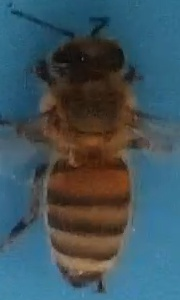
#> input picture images/NP10154-130r.jpg, 180 x 300 px; its folder holds only this picture in this run
$ python numpy_dnn.py
#> lines starting #> are read from the running program, lines starting #| are printed output that depends on the picture
### pre.py
from PIL import Image
import numpy as np
import os

#transfer from image to array
def img_to_arr(img):
    pixels = list(img.getdata())
    return pixels

# change RBG array to gray scale array
def rgbToGray(pixels):
    gray_arr = [[0,0,0] for x in range(len(pixels))]
    for i in range(0, len(pixels)):
        gray_arr[i][0] = 0.21*pixels[i][0] + 0.72*pixels[i][1] + 0.07*pixels[i][2]
        gray_arr[i][1] = gray_arr[i][0]
        gray_arr[i][2] = gray_arr[i][1]
    return gray_arr

# transform from array back to image
# [4 lines left out: function arr_to_img, not called in this run]
    #img.show()

### numpy_dnn.py
import numpy as np
import operator
import math
import time
import os
from PIL import Image
from pre import img_to_arr
from pre import rgbToGray


def load():
    origin_image = 'images'
    pic = {}
    #get training and test labels
    training_img = []
    test_img = []
    training_lab = []
    test_lab = []
    img_nums = len([file for file in os.listdir(origin_image)])
    #print(img_nums)

    count = 0 #count 90% images for training, the other is test.
    for file in os.listdir(origin_image):
        # loading image
        im = Image.open(origin_image + '/' + file)
#> im is the input picture: PIL image 180x300 RGB; mean R, G, B 63.7, 83.8, 92.4
        width, height = im.size
#> width = 180; height = 300
        # turn image to array
        pixels = img_to_arr(im)
#> in img_to_arr, `pixels = list(img.getdata())`: pixels = 54000 items
#> pixels = 54000 items
        npPixels = np.asarray(pixels)
        #get original colors of the image, used for comparison with generated color
        oriPixels = npPixels.reshape(height, width,3)

        # padding image
        new_im = Image.new("RGB", (width+2, height+2), (0,0,0))
#> new_im: PIL image 182x302 RGB; every value is 0
        new_im.paste(im, (1,1))
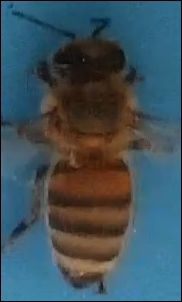
#> new_im: PIL image 182x302 RGB; mean R, G, B 62.6, 82.3, 90.8
        new_width, new_height = new_im.size
#> new_width = 182; new_height = 302
        #new_im.show()

        # turn padded image to array
        pad_pixels = img_to_arr(new_im)
#> pad_pixels = 54964 items
        # transform array with rbg to gray scale
        gray_pixels = rgbToGray(pad_pixels)
#> gray_pixels = 54964 items
        npGray_Pixels = np.asarray(gray_pixels)
        #get gray scale colors of the padded image
        graPixels = npGray_Pixels.reshape(new_height,new_width,3)
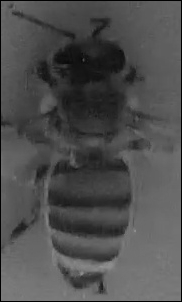
#> graPixels: shape (302, 182, 3) float64; min 0, max 148.6, mean 78.8

        if count <= 0.9*(img_nums-1) :
            training_img.append(graPixels)
            training_lab.append(oriPixels)
        else:
            test_img.append(graPixels)
            test_lab.append(oriPixels)
        count += 1
    pic["training_images"] = np.asarray(training_img)
    pic["test_images"] = np.asarray(test_img)
    pic["training_labels"] = np.asarray(training_lab)
    pic["test_labels"] = np.asarray(test_lab)

    return pic["training_images"], pic["training_labels"], pic["test_images"], pic["test_labels"]

# Load Data: x - gray image y - original image
x_train, y_train, x_test, y_test = load()
#> x_test = empty array; y_test = empty array
x_train = (x_train/255.0).astype(float)
#print(x_test[0])
x_test = (x_test/255.0).astype(float)
y_train = (y_train/255.0).astype(float)
y_test = (y_test/255.0).astype(float)


# img and conv_filter are all (x, y) 2-D array,
# and conv_filter is squre matrix(x == y)
# [57 lines left out: functions conv_, conv_forward, conv_backward, not called in this run]


# Define Fully-connected layer
def fc_forward(z, W, b):
    return np.dot(z, W) + b

# [6 lines left out: function fc_backward, not called in this run]

# Define ReLU layer as activation
def relu_forward(z):
    return np.maximum(0, z)

def relu_backward(next_dz, z):
    dz = np.where(np.greater(z, 0), next_dz, 0)
    return dz


# Define cross_entropy as function
# [14 lines left out: functions cross_entropy_loss, MSE_loss, not called in this run]

"""
# Initialize Weights and bias same as in pytorch
# model size 784-200-50-10
weights = {}
input_units = 784
std1 = 1. / math.sqrt(200)
std2 = 1. / math.sqrt(50)
std3 = 1. / math.sqrt(10)
weights["W1"] = np.random.uniform(-std1, std1,(input_units, 200)).astype(np.float64)
weights["b1"] = np.random.uniform(-std1, std1, 200).astype(np.float64)
weights["W2"] = np.random.uniform(-std2, std2,(200, 50)).astype(np.float64)
weights["b2"] = np.random.uniform(-std2, std2, 50).astype(np.float64)
weights["W3"] = np.random.uniform(-std3, std3,(50, 10)).astype(np.float64)
weights["b3"] = np.random.uniform(-std3, std3, 10).astype(np.float64)


# Define forward and backward computation for dnn model
nuerons={}
gradients={}
def forward(X):
    nuerons["fc1"]=fc_forward(X.astype(np.float64),weights["W1"],weights["b1"])
    nuerons["fc1_relu"]=relu_forward(nuerons["fc1"])
    nuerons["fc2"]=fc_forward(nuerons["fc1_relu"],weights["W2"],weights["b2"])
    nuerons["fc2_relu"]=relu_forward(nuerons["fc2"])
    nuerons["y"]=fc_forward(nuerons["fc2_relu"],weights["W3"],weights["b3"])
    return nuerons["y"]

def backward(X,y_true):
    loss,dy=cross_entropy_loss(nuerons["y"],y_true) #use cross_entropy loss
    #loss, dy = MSE_loss(nuerons["y"],y_true) # use mean_square_eroor loss
    gradients["W3"],gradients["b3"],gradients["fc2_relu"]=fc_backward(dy,weights["W3"],nuerons["fc2_relu"])
    gradients["fc2"]=relu_backward(gradients["fc2_relu"],nuerons["fc2"])
    gradients["W2"],gradients["b2"],gradients["fc1_relu"]=fc_backward(gradients["fc2"],weights["W2"],nuerons["fc1_relu"])
    gradients["fc1"]=relu_backward(gradients["fc1_relu"],nuerons["fc1"])
    gradients["W1"],gradients["b1"],_=fc_backward(gradients["fc1"],weights["W1"],X)
    return loss

# Define SGD as optimizer
def _copy_weights_to_zeros(weights):
    result = {}
    result.keys()
    for key in weights.keys():
        result[key] = np.zeros_like(weights[key])
    return result
class SGD(object):
    def __init__(self, weights, lr=0.01):
        self.v = _copy_weights_to_zeros(weights)
        self.iterations = 0
        self.lr = lr

    def iterate(self, weights, gradients):
        for key in self.v.keys():
            self.v[key] = self.lr * gradients[key]
            weights[key] = weights[key] - self.v[key]
        self.iterations += 1


# Get prediction accuracy
def get_accuracy(X,y_true):
    y_predict=forward(X)
    return np.mean(np.equal(np.argmax(y_predict,axis=-1),
                            np.argmax(y_true,axis=-1)))

# Random get next batch
train_num = len(x_train)
def next_batch(batch_size):
    idx=np.random.choice(train_num,batch_size)
    return x_train[idx],y_train[idx]

# Set up hyperparameters
batch_size = 128
num_epoch = 10
sgd=SGD(weights,lr=0.1)

# Start Training
time0= time.time()
for e in range(num_epoch):
    for s in range(int(train_num/batch_size+1)):
        X,y=next_batch(batch_size)
        forward(X)
        loss=backward(X,y)
        sgd.iterate(weights,gradients)
    print("\n epoch:{} ; loss:{}".format(e+1,loss))
    print(" train_acc:{};  test_acc:{}".format(get_accuracy(X,y),get_accuracy(x_test,y_test)))

time1=time.time()
print("\n Final result test_acc:{}; ".format(get_accuracy(x_test,y_test)))
print ('Traning and Testing total excution time is: %s seconds ' % (time1-time0))
"""

$ run again, on images/NP1300-17r.jpg
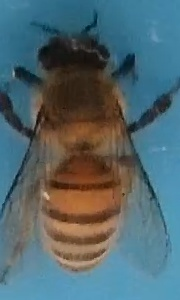
#> input picture images/NP1300-17r.jpg, 180 x 300 px
#> in load, im is the input picture: PIL image 180x300 RGB; mean R, G, B 81.9, 102.8, 108.7
#> in img_to_arr, `pixels = list(img.getdata())`: pixels = 54000 items
#> in load, `new_im.paste(im, (1,1))`:
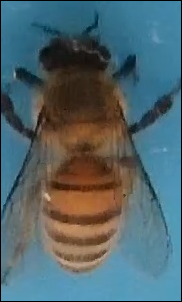
#> new_im: PIL image 182x302 RGB; mean R, G, B 80.5, 101, 106.8
#> pad_pixels = 54964 items
#> in load, `graPixels = npGray_Pixels.reshape(new_height,new_width,3)`:
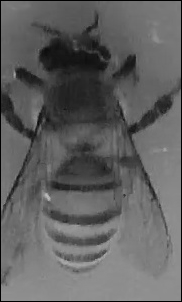
#> graPixels: shape (302, 182, 3) float64; min 0, max 188.8, mean 97.1
#> x_test = empty array

$ run again, on images/NP13068-43r.jpg
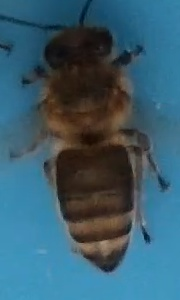
#> input picture images/NP13068-43r.jpg, 180 x 300 px
#> in load, im is the input picture: PIL image 180x300 RGB; mean R, G, B 57.4, 93, 109.3
#> in img_to_arr, `pixels = list(img.getdata())`: pixels = 54000 items
#> in load, `new_im.paste(im, (1,1))`:
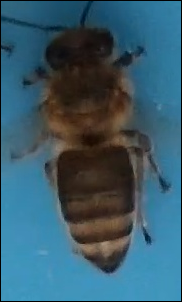
#> new_im: PIL image 182x302 RGB; mean R, G, B 56.3, 91.4, 107.4
#> pad_pixels = 54964 items
#> in load, `graPixels = npGray_Pixels.reshape(new_height,new_width,3)`:
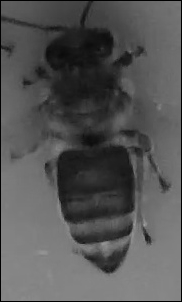
#> graPixels: shape (302, 182, 3) float64; min 0, max 159.6, mean 85.1
#> x_test = empty array

$ run again, on images/NP13365-199r.jpg
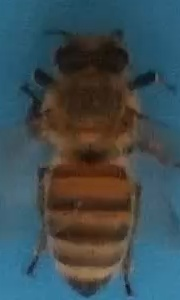
#> input picture images/NP13365-199r.jpg, 180 x 300 px
#> in load, im is the input picture: PIL image 180x300 RGB; mean R, G, B 62.3, 77.1, 81.8
#> in img_to_arr, `pixels = list(img.getdata())`: pixels = 54000 items
#> pad_pixels = 54964 items
#> in load, `graPixels = npGray_Pixels.reshape(new_height,new_width,3)`:
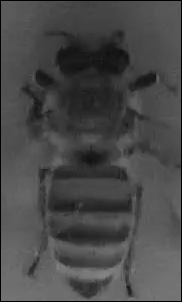
#> graPixels: shape (302, 182, 3) float64; min 0, max 139.2, mean 73
#> x_test = empty array

$ run again, on images/NP11290-152r.jpg
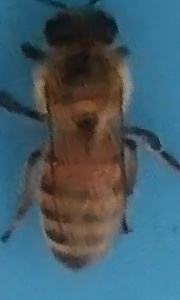
#> input picture images/NP11290-152r.jpg, 180 x 300 px
#> in load, im is the input picture: PIL image 180x300 RGB; mean R, G, B 67.3, 92.4, 103.9
#> in img_to_arr, `pixels = list(img.getdata())`: pixels = 54000 items
#> in load, `new_im.paste(im, (1,1))`:
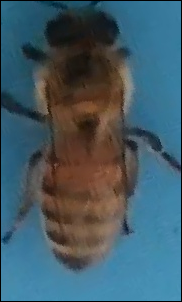
#> new_im: PIL image 182x302 RGB; mean R, G, B 66.1, 90.8, 102.1
#> pad_pixels = 54964 items
#> in load, `graPixels = npGray_Pixels.reshape(new_height,new_width,3)`:
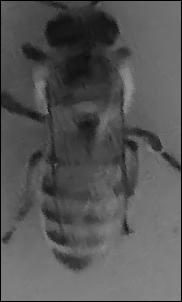
#> graPixels: shape (302, 182, 3) float64; min 0, max 152.1, mean 86.4
#> x_test = empty array
